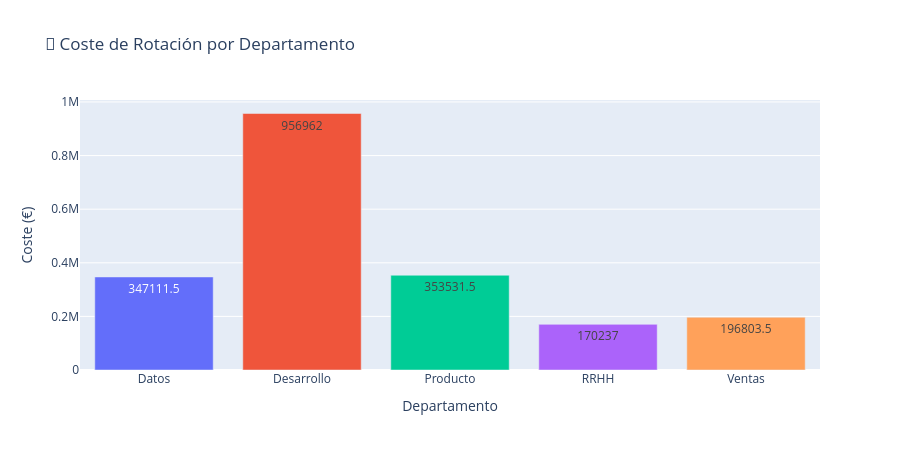

Here is the notebook cell this chart was saved with:
### Code cell
# COSTE DE ROTACIÓN POR DEPARTAMENTO


costes_departamento = (
    df_bajas
    .groupby("departamento")
    .agg(
        Empleados=("empleado_id", "count"),
        Coste_Total=("coste_rotacion", "sum"),
        Coste_Medio=("coste_rotacion", "mean")
    )
    .round(2).reset_index()
)

display(costes_departamento)

fig = px.bar(
    costes_departamento,
    x="departamento",
    y="Coste_Total",
    color="departamento",
    text_auto='€,.0f',
    title="🏢 Coste de Rotación por Departamento"
)

fig.update_layout(
    xaxis_title="Departamento",
    yaxis_title="Coste (€)",
    showlegend=False,
    height=450
)

fig.show()

### Figure 1 — Plotly figure (JSON) as saved in the notebook; plotly's stock layout.template omitted (floating-point values rounded to 4 significant figures)
{"data": [{"hovertemplate": "departamento=%{x}<br>Coste_Total=%{y}<extra></extra>", "legendgroup": "Datos", "marker": {"color": "#636efa", "pattern": {"shape": ""}}, "name": "Datos", "orientation": "v", "showlegend": true, "textposition": "auto", "texttemplate": "%{y:€,.0f}", "type": "bar", "x": ["Datos"], "xaxis": "x", "y": [347100.0], "yaxis": "y"}, {"hovertemplate": "departamento=%{x}<br>Coste_Total=%{y}<extra></extra>", "legendgroup": "Desarrollo", "marker": {"color": "#EF553B", "pattern": {"shape": ""}}, "name": "Desarrollo", "orientation": "v", "showlegend": true, "textposition": "auto", "texttemplate": "%{y:€,.0f}", "type": "bar", "x": ["Desarrollo"], "xaxis": "x", "y": [957000.0], "yaxis": "y"}, {"hovertemplate": "departamento=%{x}<br>Coste_Total=%{y}<extra></extra>", "legendgroup": "Producto", "marker": {"color": "#00cc96", "pattern": {"shape": ""}}, "name": "Producto", "orientation": "v", "showlegend": true, "textposition": "auto", "texttemplate": "%{y:€,.0f}", "type": "bar", "x": ["Producto"], "xaxis": "x", "y": [353500.0], "yaxis": "y"}, {"hovertemplate": "departamento=%{x}<br>Coste_Total=%{y}<extra></extra>", "legendgroup": "RRHH", "marker": {"color": "#ab63fa", "pattern": {"shape": ""}}, "name": "RRHH", "orientation": "v", "showlegend": true, "textposition": "auto", "texttemplate": "%{y:€,.0f}", "type": "bar", "x": ["RRHH"], "xaxis": "x", "y": [170200.0], "yaxis": "y"}, {"hovertemplate": "departamento=%{x}<br>Coste_Total=%{y}<extra></extra>", "legendgroup": "Ventas", "marker": {"color": "#FFA15A", "pattern": {"shape": ""}}, "name": "Ventas", "orientation": "v", "showlegend": true, "textposition": "auto", "texttemplate": "%{y:€,.0f}", "type": "bar", "x": ["Ventas"], "xaxis": "x", "y": [196800.0], "yaxis": "y"}], "layout": {"barmode": "relative", "height": 450, "legend": {"title": {"text": "departamento"}, "tracegroupgap": 0}, "showlegend": false, "title": {"text": "🏢 Coste de Rotación por Departamento"}, "xaxis": {"anchor": "y", "categoryarray": ["Datos", "Desarrollo", "Producto", "RRHH", "Ventas"], "categoryorder": "array", "domain": [0, 1], "title": {"text": "Departamento"}}, "yaxis": {"anchor": "x", "domain": [0, 1], "title": {"text": "Coste (€)"}}}}
